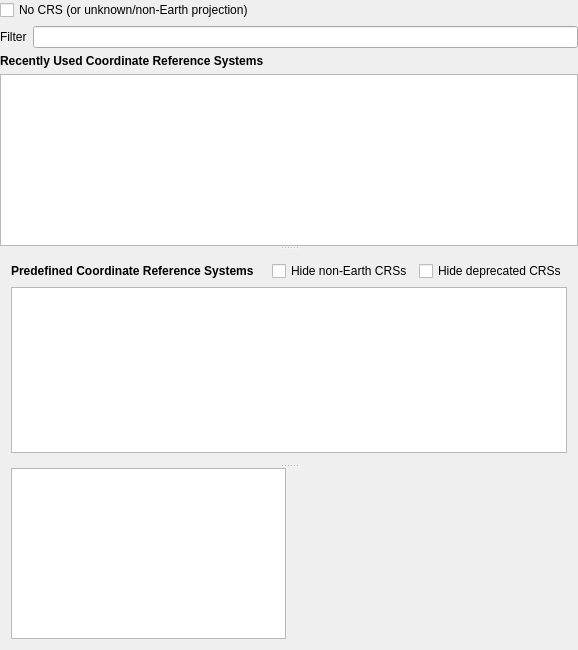
<?xml version="1.0" encoding="UTF-8"?>
<ui version="4.0">
 <class>QgsProjectionSelectorBase</class>
 <widget class="QWidget" name="QgsProjectionSelectorBase">
  <property name="geometry">
   <rect>
    <x>0</x>
    <y>0</y>
    <width>578</width>
    <height>650</height>
   </rect>
  </property>
  <property name="sizePolicy">
   <sizepolicy hsizetype="Expanding" vsizetype="Preferred">
    <horstretch>0</horstretch>
    <verstretch>0</verstretch>
   </sizepolicy>
  </property>
  <property name="windowTitle">
   <string>Coordinate Reference System Selector</string>
  </property>
  <property name="windowIcon">
   <iconset>
    <normaloff>.</normaloff>.</iconset>
  </property>
  <layout class="QGridLayout" name="gridLayout_2">
   <property name="leftMargin">
    <number>0</number>
   </property>
   <property name="topMargin">
    <number>0</number>
   </property>
   <property name="rightMargin">
    <number>0</number>
   </property>
   <property name="bottomMargin">
    <number>0</number>
   </property>
   <item row="0" column="0">
    <widget class="QCheckBox" name="mCheckBoxNoProjection">
     <property name="toolTip">
      <string>Use this option to treat all coordinates as Cartesian coordinates in an unknown reference system.</string>
     </property>
     <property name="text">
      <string>No CRS (or unknown/non-Earth projection)</string>
     </property>
    </widget>
   </item>
   <item row="1" column="0">
    <widget class="QFrame" name="mFrameProjections">
     <property name="frameShape">
      <enum>QFrame::NoFrame</enum>
     </property>
     <property name="frameShadow">
      <enum>QFrame::Plain</enum>
     </property>
     <layout class="QVBoxLayout" name="verticalLayout_2">
      <property name="leftMargin">
       <number>0</number>
      </property>
      <property name="topMargin">
       <number>0</number>
      </property>
      <property name="rightMargin">
       <number>0</number>
      </property>
      <property name="bottomMargin">
       <number>0</number>
      </property>
      <item>
       <layout class="QHBoxLayout" name="horizontalLayout">
        <item>
         <widget class="QLabel" name="label_5">
          <property name="text">
           <string>Filter</string>
          </property>
         </widget>
        </item>
        <item>
         <widget class="QgsFilterLineEdit" name="leSearch"/>
        </item>
       </layout>
      </item>
      <item>
       <layout class="QHBoxLayout" name="horizontalLayout_2">
        <item>
         <widget class="QLabel" name="label_3">
          <property name="font">
           <font>
            <bold>true</bold>
           </font>
          </property>
          <property name="text">
           <string>Recently Used Coordinate Reference Systems</string>
          </property>
         </widget>
        </item>
       </layout>
      </item>
      <item>
       <widget class="QSplitter" name="mSplitter">
        <property name="orientation">
         <enum>Qt::Vertical</enum>
        </property>
        <property name="childrenCollapsible">
         <bool>false</bool>
        </property>
        <widget class="QTreeView" name="lstRecent">
         <property name="sizePolicy">
          <sizepolicy hsizetype="Expanding" vsizetype="MinimumExpanding">
           <horstretch>0</horstretch>
           <verstretch>0</verstretch>
          </sizepolicy>
         </property>
         <property name="minimumSize">
          <size>
           <width>0</width>
           <height>105</height>
          </size>
         </property>
         <property name="alternatingRowColors">
          <bool>true</bool>
         </property>
         <property name="uniformRowHeights">
          <bool>true</bool>
         </property>
        </widget>
        <widget class="QWidget" name="layoutWidget">
         <layout class="QGridLayout" name="gridLayout">
          <property name="horizontalSpacing">
           <number>0</number>
          </property>
          <item row="0" column="0">
           <layout class="QHBoxLayout" name="horizontalLayout_3">
            <property name="topMargin">
             <number>0</number>
            </property>
            <item>
             <widget class="QLabel" name="label_4">
              <property name="font">
               <font>
                <bold>true</bold>
               </font>
              </property>
              <property name="text">
               <string>Predefined Coordinate Reference Systems</string>
              </property>
             </widget>
            </item>
            <item>
             <spacer name="horizontalSpacer_2">
              <property name="orientation">
               <enum>Qt::Horizontal</enum>
              </property>
              <property name="sizeHint" stdset="0">
               <size>
                <width>40</width>
                <height>20</height>
               </size>
              </property>
             </spacer>
            </item>
            <item>
             <widget class="QCheckBox" name="cbxHideNonEarth">
              <property name="font">
               <font>
                <pointsize>9</pointsize>
               </font>
              </property>
              <property name="text">
               <string>Hide non-Earth CRSs</string>
              </property>
             </widget>
            </item>
            <item>
             <widget class="QCheckBox" name="cbxHideDeprecated">
              <property name="font">
               <font>
                <pointsize>9</pointsize>
               </font>
              </property>
              <property name="text">
               <string>Hide deprecated CRSs</string>
              </property>
             </widget>
            </item>
           </layout>
          </item>
          <item row="1" column="0">
           <widget class="QTreeView" name="lstCoordinateSystems">
            <property name="alternatingRowColors">
             <bool>true</bool>
            </property>
            <property name="uniformRowHeights">
             <bool>true</bool>
            </property>
           </widget>
          </item>
         </layout>
        </widget>
        <widget class="QWidget" name="layoutWidget_2">
         <layout class="QHBoxLayout" name="horizontalLayout_4">
          <property name="topMargin">
           <number>0</number>
          </property>
          <item>
           <widget class="QTextEdit" name="teProjection">
            <property name="sizePolicy">
             <sizepolicy hsizetype="Expanding" vsizetype="Preferred">
              <horstretch>0</horstretch>
              <verstretch>0</verstretch>
             </sizepolicy>
            </property>
            <property name="minimumSize">
             <size>
              <width>0</width>
              <height>0</height>
             </size>
            </property>
            <property name="baseSize">
             <size>
              <width>0</width>
              <height>40</height>
             </size>
            </property>
            <property name="autoFormatting">
             <set>QTextEdit::AutoBulletList</set>
            </property>
            <property name="readOnly">
             <bool>true</bool>
            </property>
           </widget>
          </item>
          <item>
           <layout class="QVBoxLayout" name="verticalLayout">
            <property name="rightMargin">
             <number>0</number>
            </property>
            <item>
             <widget class="QgsCoordinateBoundsPreviewMapWidget" name="mAreaCanvas" native="true">
              <property name="sizePolicy">
               <sizepolicy hsizetype="Expanding" vsizetype="Preferred">
                <horstretch>0</horstretch>
                <verstretch>0</verstretch>
               </sizepolicy>
              </property>
              <property name="minimumSize">
               <size>
                <width>117</width>
                <height>0</height>
               </size>
              </property>
              <property name="maximumSize">
               <size>
                <width>16777214</width>
                <height>16777215</height>
               </size>
              </property>
             </widget>
            </item>
           </layout>
          </item>
         </layout>
        </widget>
       </widget>
      </item>
     </layout>
    </widget>
   </item>
  </layout>
 </widget>
 <layoutdefault spacing="6" margin="11"/>
 <customwidgets>
  <customwidget>
   <class>QgsFilterLineEdit</class>
   <extends>QLineEdit</extends>
   <header>qgsfilterlineedit.h</header>
  </customwidget>
  <customwidget>
   <class>QgsCoordinateBoundsPreviewMapWidget</class>
   <extends>QWidget</extends>
   <header>qgscoordinateboundspreviewmapwidget.h</header>
   <container>1</container>
  </customwidget>
 </customwidgets>
 <tabstops>
  <tabstop>leSearch</tabstop>
  <tabstop>lstRecent</tabstop>
  <tabstop>cbxHideDeprecated</tabstop>
  <tabstop>lstCoordinateSystems</tabstop>
 </tabstops>
 <resources/>
 <connections/>
</ui>
